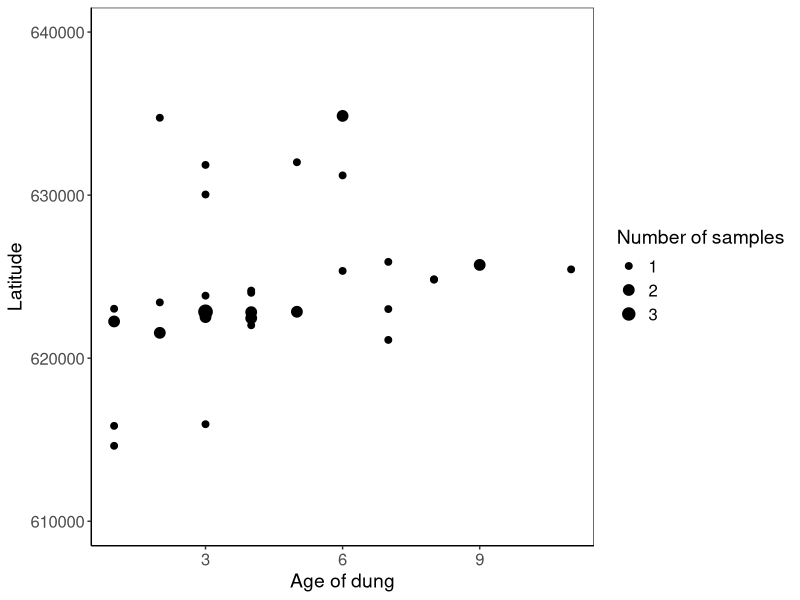
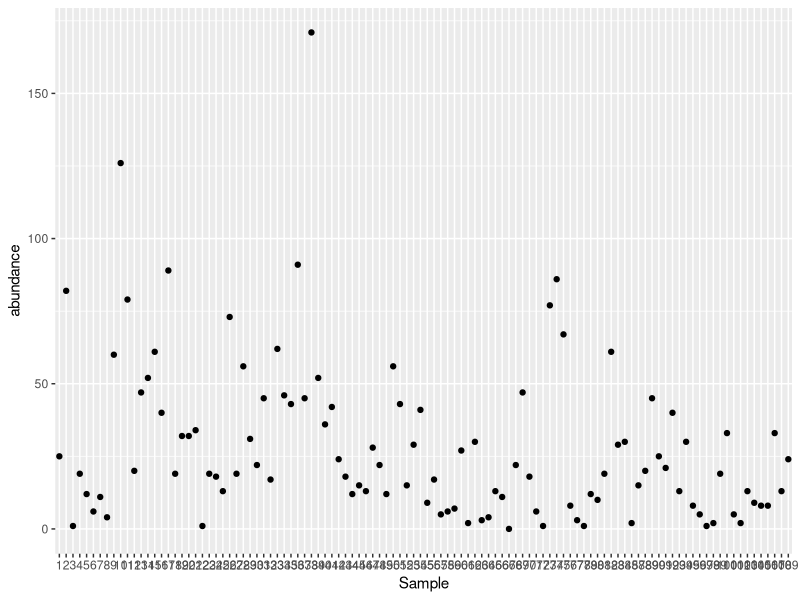
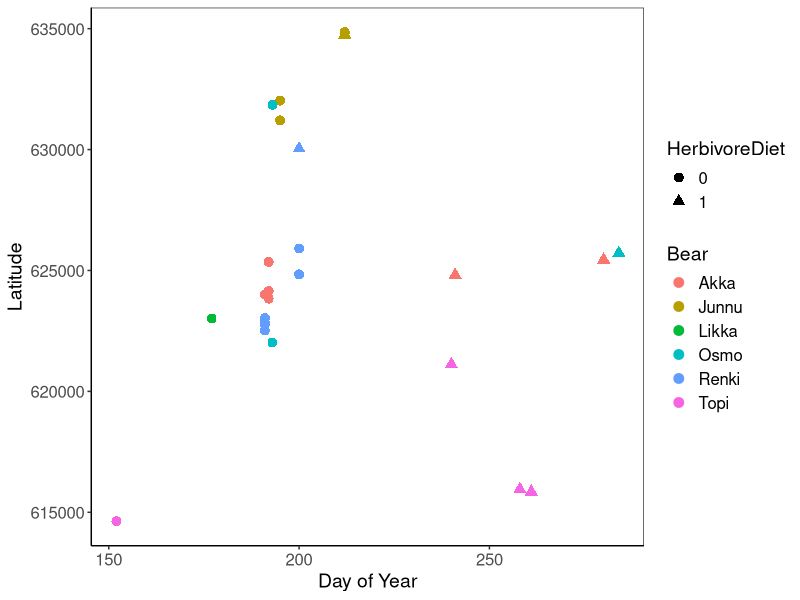
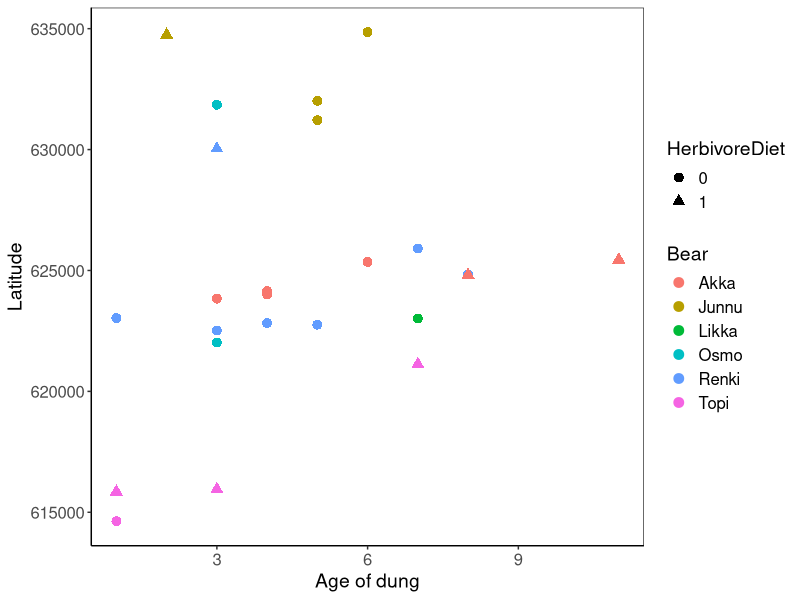
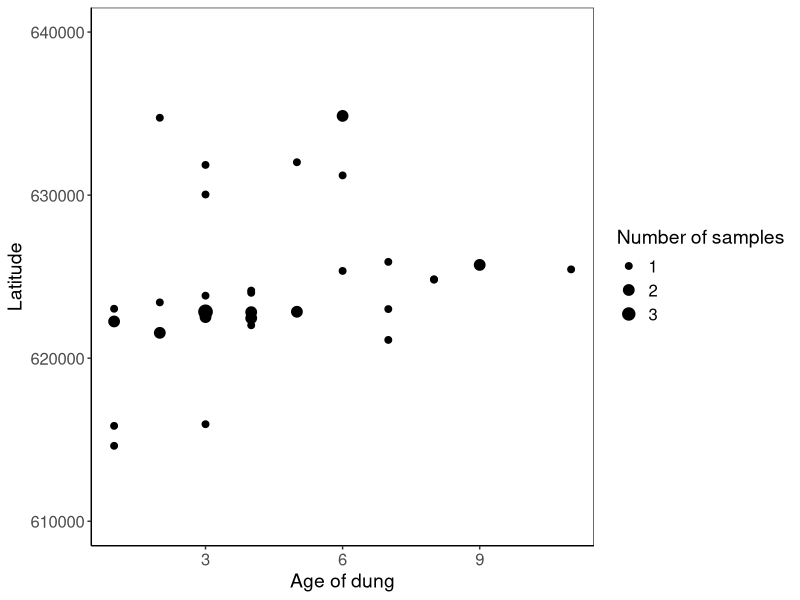

The R source for these figures, in order:
library('tidyverse')

df <- read.csv("combined_dataset_bearfeces.csv")

df <- df %>%
  mutate(across(c("Sample", "Bear", "Species"), as.factor))

#Summary plots
#divide Date_2 into one column for DOY
#and another for year

df$date_parsed <- as.Date(df$Date_2, format = "%d.%m.%y")
df$year <- as.numeric(format(df$date_parsed, "%Y"))
df$doy  <- as.numeric(format(df$date_parsed, "%j"))
df$North <- as.numeric(df$North)

df$date_parsed_start <- as.Date(df$Date_1, format = "%d.%m.%y")
df$doy_start  <- as.numeric(format(df$date_parsed_start, "%j"))

df$dung_age <- df$doy - df$doy_start

df$dung_age[is.na(df$dung_age)] <- df$days_old[is.na(df$dung_age)]

df <- df %>%
  mutate(
    herbivory = rowSums(across(c(Diet_Oats, Diet_Blueberries, Diet_Apple,
                                 Diet_Green, Diet_Lingonberries, Diet_Cloudberries,
                                 Diet_Sorbus)), na.rm = TRUE),
    carnivory = rowSums(across(c(Diet_Ants, Diet_Meat, Diet_Pork, Diet_Eggs,
                                 Diet_Moose, Diet_Bees)), na.rm = TRUE)
  )

df$HerbivoreDiet <- ifelse(df$herbivory > 50, 1, 0)

df_bears <- df %>%
  filter(!is.na(Bear), Bear != "")

df_bears$Bear[df_bears$Bear == "Topi/K3"] <- "Topi"

df_bears$HerbivoreDiet <- as.factor(df_bears$HerbivoreDiet) 

data_summary <- ggplot(df_bears, aes(x = doy, y = North, color = Bear)) +
  geom_point(aes(shape = HerbivoreDiet), size = 3) +
  labs(
    x = "Day of Year",
    y = "Latitude"
  ) +
  theme_bw() +
  theme(
    axis.text = element_text(size = 12),
    axis.title.y = element_text(size = 14),
    axis.title.x = element_text(size = 14),
    legend.text = element_text(size = 12),     
    legend.title = element_text(size = 14),
    panel.grid.minor = element_blank(),
    panel.grid.major = element_blank(),
    axis.line.x = element_line(color = "black"),
    axis.line = element_line(color = "black"))

ggsave(data_summary, filename = "bear_datasum.png",
       width = 6.5, height = 5.26 , dpi = 300)

data_summary2 <- ggplot(df_bears, aes(x = days_old, y = North, color = Bear)) +
  geom_point(aes(shape = HerbivoreDiet), size = 3) +
  labs(
    x = "Age of dung",
    y = "Latitude"
  ) +
  theme_bw() +
  theme(
    axis.text = element_text(size = 12),
    axis.title.y = element_text(size = 14),
    axis.title.x = element_text(size = 14),
    legend.text = element_text(size = 12),     
    legend.title = element_text(size = 14),
    panel.grid.minor = element_blank(),
    panel.grid.major = element_blank(),
    axis.line.x = element_line(color = "black"),
    axis.line = element_line(color = "black"))

ggsave(data_summary2, filename = "bear_datasum2.png",
       width = 6.5, height = 5.26 , dpi = 300)

df_summary <- df %>%
  dplyr::group_by(doy, dung_age, North) %>%
  dplyr::summarise(n = dplyr::n_distinct(Sample))

data_summary3 <- ggplot(df_summary, aes(x = dung_age, y = North)) +
  geom_point(aes(size = n)) +
  scale_size_continuous(
    range = c(2, 12),
    breaks = c(1, 2, 3)
  ) +
  labs(
    x = "Age of dung",
    y = "Latitude",
    size = "Number of samples"
  ) +
  theme_bw() +
  theme(
    axis.text = element_text(size = 12),
    axis.title.y = element_text(size = 14),
    axis.title.x = element_text(size = 14),
    legend.text = element_text(size = 12),     
    legend.title = element_text(size = 14),
    panel.grid.minor = element_blank(),
    panel.grid.major = element_blank(),
    axis.line.x = element_line(color = "black"),
    axis.line = element_line(color = "black")) +
  scale_y_continuous(limits = c(610000, 640000))

data_summary3

ggsave(data_summary3, filename = "bear_datasum3.png",
       width = 6.5, height = 5.26 , dpi = 300)


#Calculate species richness and abundance per sample
df_richness <- df %>%
  group_by(Sample) %>%
  summarize(
  sp_richness = n_distinct(Species),
  abundance = sum(Count)
    )

#Quickplot

ggplot(df_richness, aes(x = Sample, y = abundance)) +
  geom_point()
